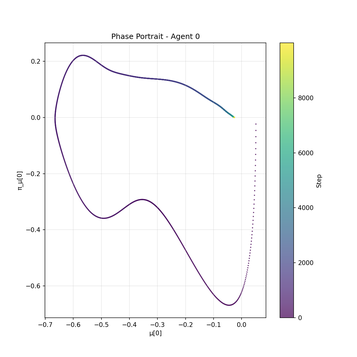
#> input picture manuscript/phase_portrait_damped.png, 357 x 357 px, shrunk from 1200 x 1200 before the run, found by its file name
$ python combine_phase_portraits.py
#> lines starting #> are read from the running program, lines starting #| are printed output that depends on the picture
"""
Combine two existing phase portrait images into a single figure.
"""
import matplotlib.pyplot as plt
import matplotlib.image as mpimg
from pathlib import Path

# UPDATE THESE PATHS to your actual image locations
img1_path = "belief_inertia/phase_portrait_damped.png"
img2_path = "belief_inertia/phase_portrait_orbit.png"

# Load images
img1 = mpimg.imread(img1_path)
#> img1 is the input picture: shape (357, 357, 4) float32; mean R, G, B, A 0.969, 0.973, 0.972, 1
img2 = mpimg.imread(img2_path)
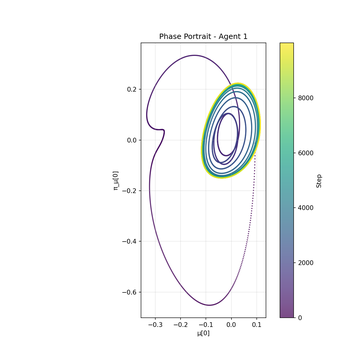
#> input picture manuscript/phase_portrait_orbit.png, 357 x 357 px, shrunk from 1200 x 1200 before the run, found by its file name
#> img2 is the input picture: shape (357, 357, 4) float32; mean R, G, B, A 0.963, 0.969, 0.967, 1

# Create combined figure
fig, (ax1, ax2) = plt.subplots(1, 2, figsize=(12, 5))

ax1.imshow(img1)
ax1.set_title('(a) Overdamped', fontsize=12)
ax1.axis('off')

ax2.imshow(img2)
ax2.set_title('(b) Underdamped', fontsize=12)
ax2.axis('off')

plt.tight_layout()

# Save
output_path = Path(__file__).parent / "phase_portraits_combined.png"
plt.savefig(output_path, dpi=300, bbox_inches='tight', facecolor='white')
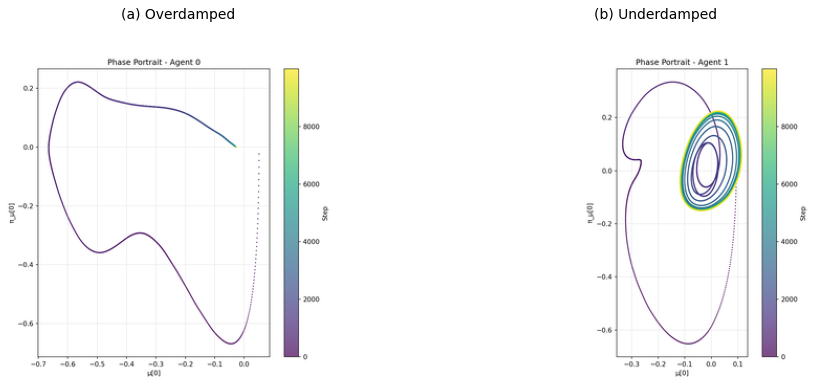
#> figure drawn by matplotlib, 2 panels
plt.savefig(output_path.with_suffix('.pdf'), bbox_inches='tight', facecolor='white')

print(f"Saved: {output_path}")
